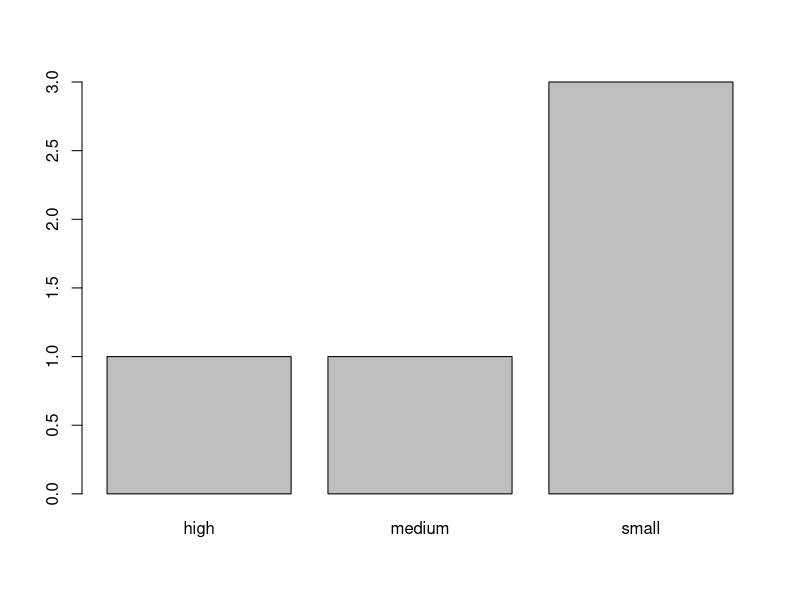
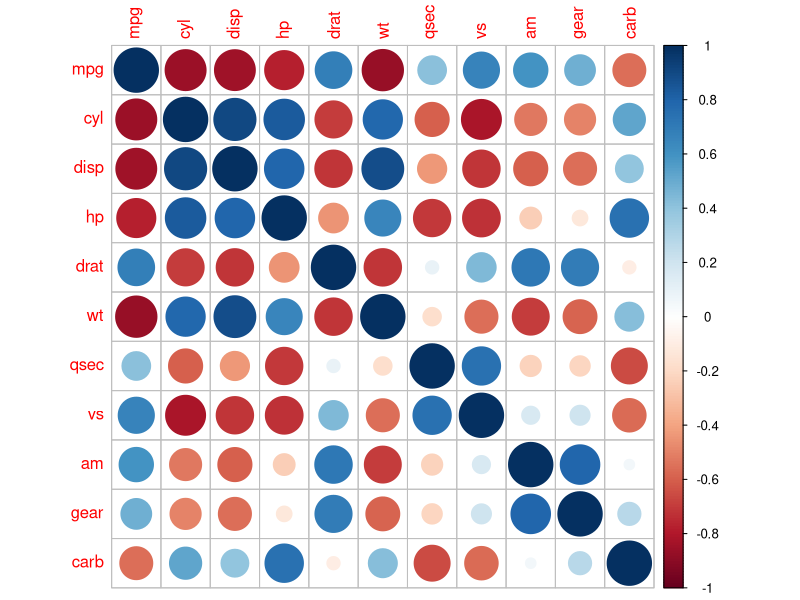
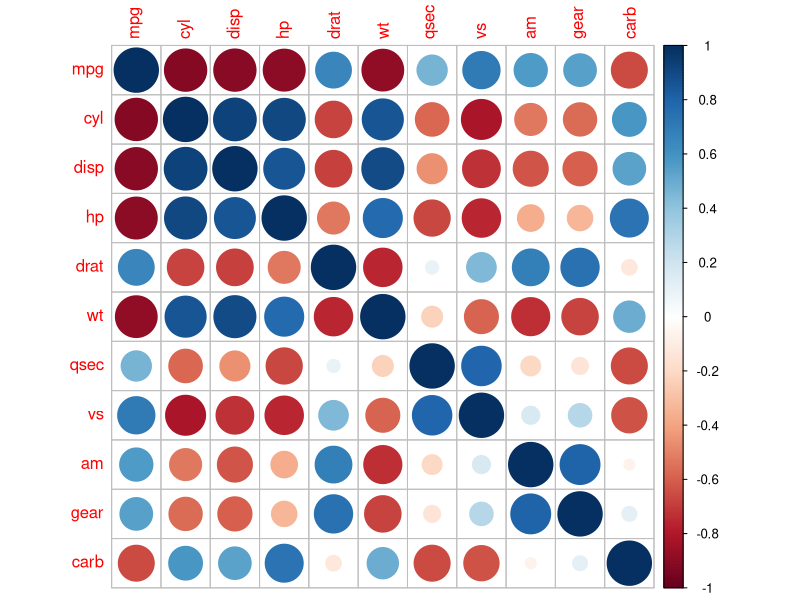
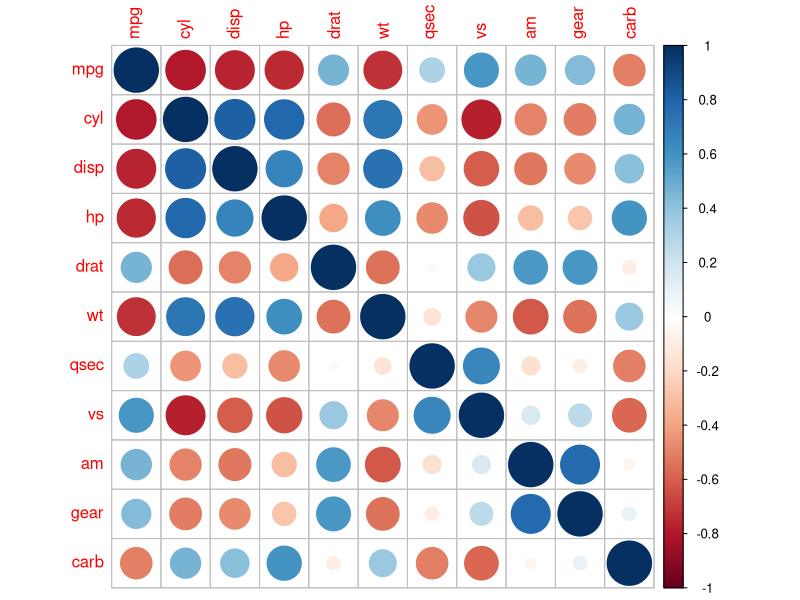
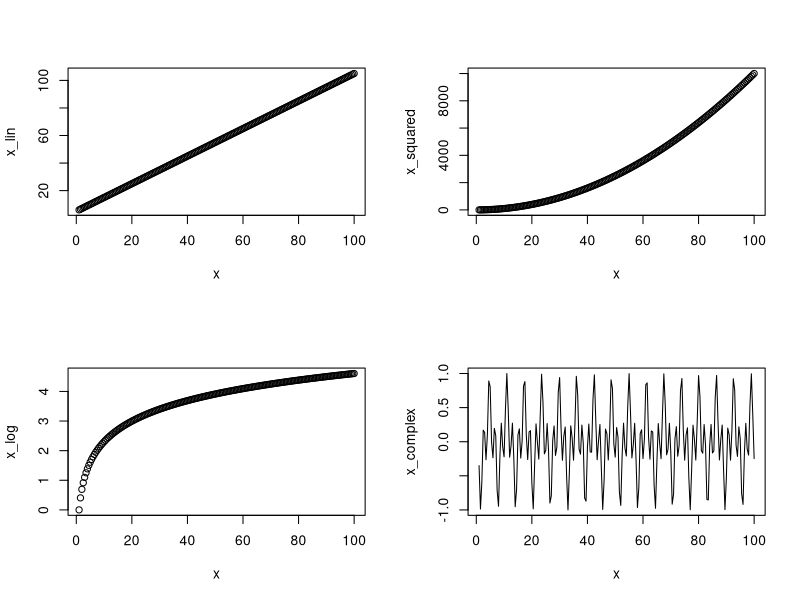
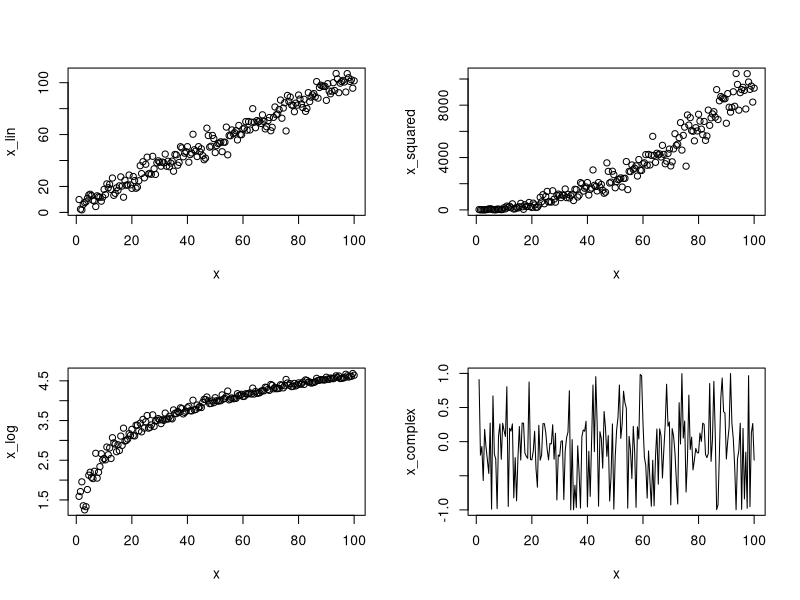
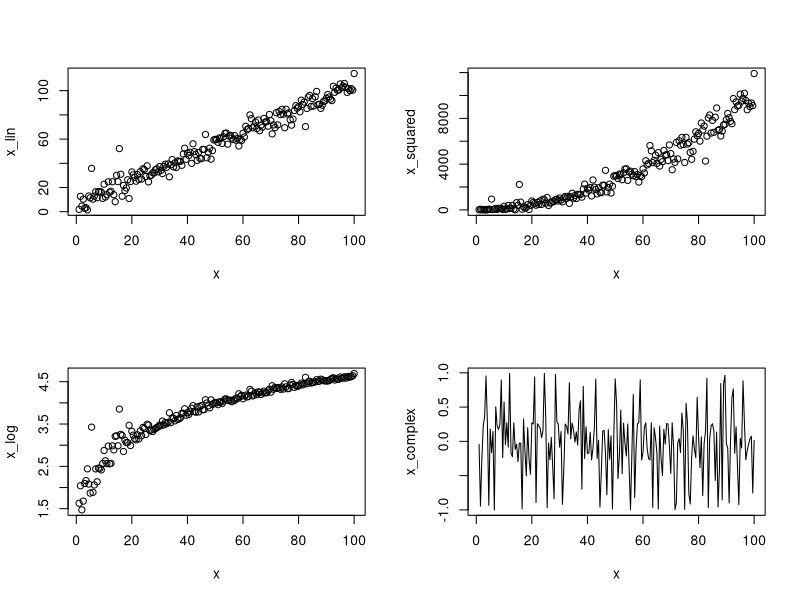

These figures' R source, in order:
## ---- chunk 1
# just a little test
## ---- chunk 2
#| label: requirements
#| include: false
# load and install necessary R packages
# This is not shown in the html script.

# install necessary R packages
if(!require(dplyr)) install.packages("tidyverse")
# if(!require(cowplot)) install.packages("cowplot")

# load necessary R packages
library(tidyverse)
## ---- chunk 3
plantheight <- c("small", "small", "high", "small", "medium")
class(plantheight) # if not specified, the vector is classified as "character"
plantheight
plantheight <- as.factor(plantheight) # change the class of the vector
class(plantheight)
plantheight  # Note that once the vector is a factor, the printing to the console looks different as well.
## ---- chunk 4
plot(plantheight) # a draft barplot is created.
## ---- chunk 5
plantheight <- as.character(plantheight)
# plot(plantheight)
## ---- chunk 6
data(iris)
data(cars)
## ---- chunk 7
testdat1 <- tibble(a = c("A", "B", "B", "C"), b = c(5, 4, 2, 1))
## ---- chunk 8
testdat1 |> arrange( a)
## ---- chunk 9
testdat1 <- tibble(a = c("A", "B", "B", "B", "C"), 
                   b = c(5, 4, 4, 2, 1))
## ---- chunk 10
distinct(testdat1)
# or equally : 
testdat1 |> distinct( )
## ---- chunk 11
testdat1 <- tibble(a = c("A", "B", "B", "B", "C"), 
                   b = c(5, 4, 4, 2, 1),
                   c = c(12, 2, 3, 34, 12))
## ---- chunk 12
testdat1 |> distinct(a, b, .keep_all = T)
# or equally :
distinct(testdat1, a, b, .keep_all = TRUE)
## ---- chunk 13
str(iris)
## ---- chunk 14
summary(iris)
## ---- chunk 15
#| class: output
iris$Sepal.Length
## ---- chunk 16
#| class: output
iris[, c("Sepal.Length", "Sepal.Width")]
## ---- chunk 17
#| class: output
subset(iris, "Sepal.Length" > 2)
## ---- chunk 18
iris[, c("Sepal.Length", "Sepal.Width")] |>  head()
## ---- chunk 19
head(iris[, c("Sepal.Length", "Sepal.Width")])
## ---- chunk 20
library(corrplot)
## ---- chunk 21
# no method specified : pearson coefficient
M <- cor(mtcars)
# alternatively, you can specify the method explicitly :
M <- cor(mtcars, method = "pearson")

corrplot(M, method = "circle")
## ---- chunk 22
# you need to specify the method explicitly :
M <- cor(mtcars, method = "spearman")
corrplot(M, method = "circle")
## ---- chunk 23
# you need to specify the method explicitly :
M <- cor(mtcars, method = "kendall")
corrplot(M, method = "circle")
## ---- chunk 24
x <- seq(1, 100, 0.5)
x_lin <- x + 5
x_squared <- x^2
x_log <- log(x) # base e is the default
x_complex <- sin(x) * cos(2 * x)
## ---- chunk 25
# Visualising using R base
par(mfrow = c(2, 2)) # show 4 plots on one panel
plot(x, x_lin)
plot(x, x_squared)
plot(x, x_log)
plot(x, x_complex, type = "l")
# note : lines are used to visualise the complex relationship in a more accessible way.
# note that all these plots can be created with ggplot2 as well!
## ---- chunk 26
# you can calculate each coefficient individually : 
cor(x, x_lin, method = "pearson")     # 1
cor(x, x_squared, method = "pearson") # 0.9691421
cor(x, x_log, method = "pearson")     # 0.9010853
cor(x, x_complex, method = "pearson") # 0.02968155

# Alternatively, you can create a table where each of the vectors is a column, and calcluate the correlation coefficients on this table. You will get way more values, because the correlation of all pairwise combinations are calculated. Just focus on the 4 relevant values.
cor(tibble(x, x_lin, x_squared, x_log, x_complex), method = "pearson")
#
# additionally, the values can be rounded using the pipe or using nested functions
cor(tibble(x, x_lin, x_squared, x_log, x_complex), method = "pearson") |>  round(2) # using pipe
# round(cor(tibble(x, x_lin, x_squared, x_log, x_complex), method = "pearson"), 2) # nested
## ---- chunk 27
cor(tibble(x, x_lin, x_squared, x_log, x_complex), method = "spearman") |>  
  round(2)
# x_lin      1
# x_squared  1
# x_log      1
# x_complex  0.03
## ---- chunk 28
cor(tibble(x, x_lin, x_squared, x_log, x_complex), method = "kendall") |>  
  round(2)
# x_lin      1
# x_squared  1
# x_log      1
# x_complex  0.02
## ---- chunk 29
x <- seq(1, 100, 0.5)
uncertainty <- rnorm(199, 0, 5)
x_lin <- x + 5 + uncertainty
x_squared <- (x + uncertainty)^2
x_log <- log(x + abs(uncertainty)) # base e is the default
x_complex <- sin(x + uncertainty) * cos(2 * (x + uncertainty))

par(mfrow = c(2, 2)) # show 4 plots on one panel
plot(x, x_lin)
plot(x, x_squared)
plot(x, x_log)
plot(x, x_complex, type = "l")
## ---- chunk 30
cor(tibble(x, x_lin, x_squared, x_log, x_complex), method = "pearson") |>  
  round(2)
cor(tibble(x, x_lin, x_squared, x_log, x_complex), method = "spearman") |>  
  round(2)
cor(tibble(x, x_lin, x_squared, x_log, x_complex), method = "kendall") |>  
  round(2)

# coeff        pearson    spearman    kendall
# x_lin           0.99      0.99        0.90
# x_squared       0.95      0.99        0.90
# x_log           0.92      1.00        0.94
# x_complex      -0.05     -0.07       -0.05
## ---- chunk 31
x <- seq(1, 100, 0.5)
uncertainty <- rnorm(199, 0, 5)
# the 10th and the 30th value are increased by 31
uncertainty[10] <- uncertainty[10]+ 31
uncertainty[30] <- uncertainty[30] + 31
x_lin <- x + 5 + uncertainty
x_squared <- (x + uncertainty)^2
x_log <- log(x + abs(uncertainty)) # base e is the default
x_complex <- sin(x + uncertainty) * cos(2 * (x + uncertainty))

par(mfrow = c(2, 2)) # show 4 plots on one panel
plot(x, x_lin)
plot(x, x_squared)
plot(x, x_log)
plot(x, x_complex, type = "l")
## ---- chunk 32
cor(tibble(x, x_lin, x_squared, x_log, x_complex), method = "pearson") |>  
  round(2)
cor(tibble(x, x_lin, x_squared, x_log, x_complex), method = "spearman") |>  
  round(2)
cor(tibble(x, x_lin, x_squared, x_log, x_complex), method = "kendall") |>  
  round(2)

# coeff        pearson    spearman    kendall
# x_lin           0.98      0.98        0.88
# x_squared       0.95      0.98        0.88
# x_log           0.90      0.99        0.93
# x_complex       0.03     -0.01        0.00
